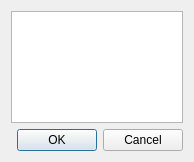
<?xml version="1.0" encoding="UTF-8"?>
<ui version="4.0">
 <class>HierarchiDialog</class>
 <widget class="QDialog" name="HierarchiDialog">
  <property name="geometry">
   <rect>
    <x>0</x>
    <y>0</y>
    <width>194</width>
    <height>162</height>
   </rect>
  </property>
  <property name="windowTitle">
   <string>Dialog</string>
  </property>
  <layout class="QVBoxLayout" name="verticalLayout">
   <item>
    <widget class="QTableWidget" name="tableWidget"/>
   </item>
   <item>
    <widget class="QDialogButtonBox" name="buttonBox">
     <property name="orientation">
      <enum>Qt::Horizontal</enum>
     </property>
     <property name="standardButtons">
      <set>QDialogButtonBox::Cancel|QDialogButtonBox::Ok</set>
     </property>
    </widget>
   </item>
  </layout>
 </widget>
 <resources/>
 <connections>
  <connection>
   <sender>buttonBox</sender>
   <signal>accepted()</signal>
   <receiver>HierarchiDialog</receiver>
   <slot>accept()</slot>
   <hints>
    <hint type="sourcelabel">
     <x>248</x>
     <y>254</y>
    </hint>
    <hint type="destinationlabel">
     <x>157</x>
     <y>274</y>
    </hint>
   </hints>
  </connection>
  <connection>
   <sender>buttonBox</sender>
   <signal>rejected()</signal>
   <receiver>HierarchiDialog</receiver>
   <slot>reject()</slot>
   <hints>
    <hint type="sourcelabel">
     <x>316</x>
     <y>260</y>
    </hint>
    <hint type="destinationlabel">
     <x>286</x>
     <y>274</y>
    </hint>
   </hints>
  </connection>
 </connections>
</ui>
